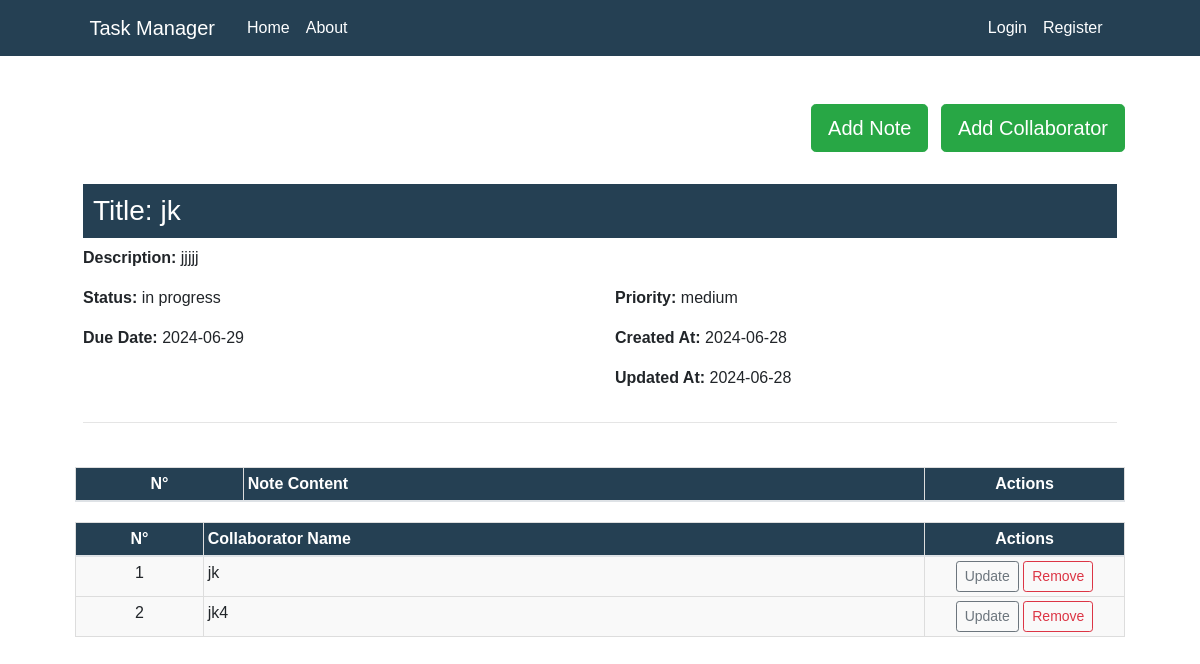
Page /task/10 on the earlier database version.
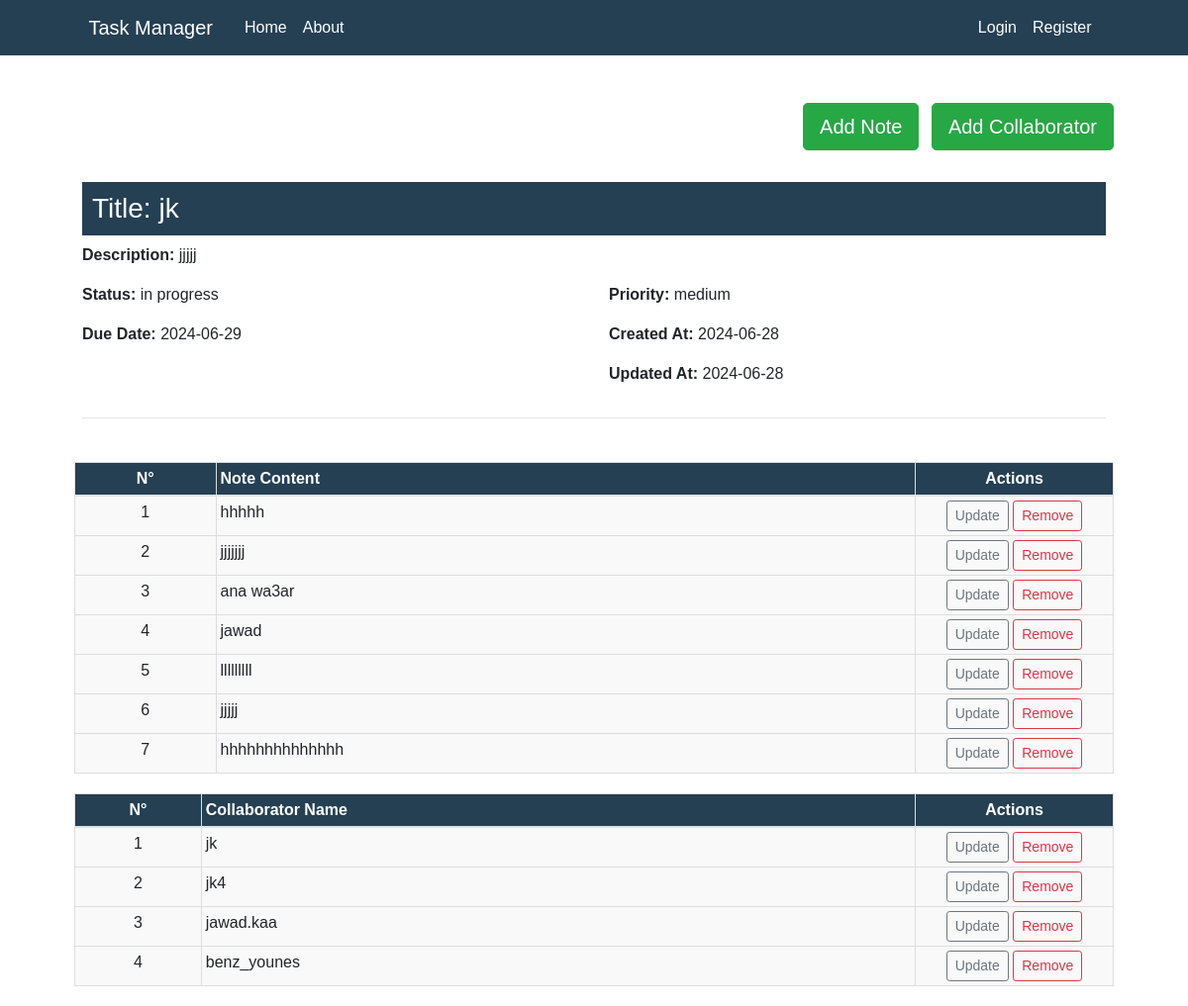
Same page on the later database version.
### TaskManager/models.py (models this page shows, shortened)
class TaskCollaborator(db.Model):
    id = db.Column(db.Integer, primary_key=True)
    task_id = db.Column(db.Integer, db.ForeignKey('task.id'), nullable=False)
    user_id = db.Column(db.Integer, db.ForeignKey('user.id'), nullable=False)

class User(db.Model, UserMixin):
    id = db.Column(db.Integer, primary_key=True)
    username = db.Column(db.String(50), unique=True, nullable=False)
    email = db.Column(db.String(100), unique=True, nullable=False)
    password = db.Column(db.String(255), nullable=False)
    date_joined = db.Column(db.DateTime, default=datetime.now)
    last_login = db.Column(db.DateTime, default=datetime.now)
    tasks = db.relationship('Task', backref='user', lazy=True)
    task_collaborators = db.relationship('TaskCollaborator', backref='user', lazy=True)

class Note(db.Model):
    id = db.Column(db.Integer, primary_key=True)
    task_id = db.Column(db.Integer, db.ForeignKey('task.id'), nullable=False)
    content = db.Column(db.Text, nullable=False)
    created_at = db.Column(db.DateTime, default=datetime.utcnow)
    updated_at = db.Column(db.DateTime, default=datetime.utcnow, onupdate=datetime.utcnow)

### TaskManager/routes.py (the view)
@app.route("/task/<int:task_id>")
def task(task_id):
    task = Task.query.get_or_404(task_id)
    return render_template('task.html', title=task.title, task=task)

### TaskManager/templates/task.html (shortened to what this page needs)
{% extends "layout.html" %}
{% block content %}
<div class="float-right mt-4">
    <a href="{{ url_for('new_note', task_id=task.id) }}" class="btn btn-success btn-lg mr-2">
         Add Note
    </a>
    <a href="{{ url_for('new_collaborator', task_id=task.id) }}" class="btn btn-success btn-lg">
         Add Collaborator
    </a>
</div>
<br>
<br>
<br>
<div class="content-section mt-4">
    <h3 style="background-color: #254053; color: #ffffff; padding: 10px;">Title: {{ task.title }}</h3>
    <div class="row">
        <div class="col-md-12">
            <p><strong>Description:</strong> {{ task.description }}</p>
        </div>
    </div>
    <div class="row">
        <div class="col-md-6">
            <p><strong>Status:</strong> {{ task.status }}</p>
        </div>
        <div class="col-md-6">
            <p><strong>Priority:</strong> {{ task.priority }}</p>
        </div>
    </div>
    <div class="row">
        <div class="col-md-6">
            <p><strong>Due Date:</strong> {{ task.due_date.strftime('%Y-%m-%d') }}</p>
        </div>
        <div class="col-md-6">
            <p><strong>Created At:</strong> {{ task.created_at.strftime('%Y-%m-%d') }}</p>
        </div>
    </div>
    <div class="row">
        <div class="col-md-6">
        </div>
        <div class="col-md-6">
            <p><strong>Updated At:</strong> {{ task.updated_at.strftime('%Y-%m-%d') }}</p>
        </div>
    </div>
    <hr>
</div>
<table class="table">
    <thead>
        <tr>
            <th scope="col" class="text-center">N°</th>
            <th scope="col">Note Content</th>
            <th scope="col" class="text-center actions-column">Actions</th>
        </tr>
    </thead>
    <tbody>
        {% for note in task.notes %}
        <tr>
            <td class="text-center">{{ loop.index }}</td>
            <td>{{ note.content }}</td>
            <td class="text-center">
                <a href="#" class="btn btn-sm btn-outline-secondary">Update</a>
                <a href="#" class="btn btn-sm btn-outline-danger">Remove</a>
            </td>
        </tr>
        {% endfor %}
    </tbody>
</table>
<table class="table">
    <thead>
        <tr>
            <th scope="col" class="text-center">N°</th>
            <th scope="col">Collaborator Name</th>
            <th scope="col" class="text-center actions-column">Actions</th>
        </tr>
    </thead>
    <tbody>
        {% for collaborator in task.task_collaborators %}
        <tr>
            <td class="text-center">{{ loop.index }}</td>
            <td>{{ collaborator.user.username }}</td>
            <td class="text-center">
                <a href="#" class="btn btn-sm btn-outline-secondary">Update</a>
                <a href="#" class="btn btn-sm btn-outline-danger">Remove</a>
            </td>
        </tr>
        {% endfor %}
    </tbody>
</table>
{% endblock content %}

Differences in the rows shown:
added Note: content "hhhhh"
added Note: content "jjjjjjj"
added Note: content "ana wa3ar"
added Note: content "jawad"
added Note: content "lllllllll"
added Note: content "jjjjj"
added Note: content "hhhhhhhhhhhhhh"
added TaskCollaborator: user.username "jawad.kaa"
added TaskCollaborator: user.username "benz_younes"
